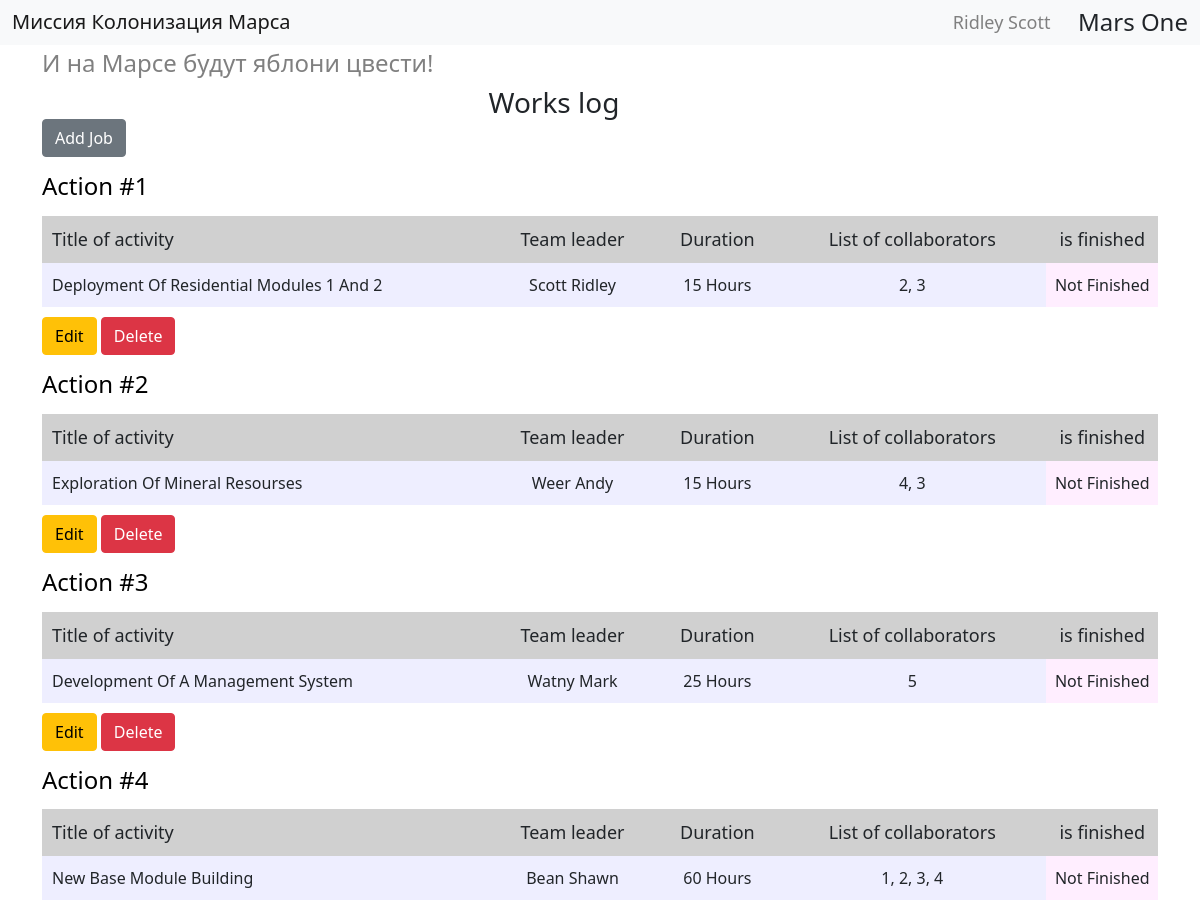
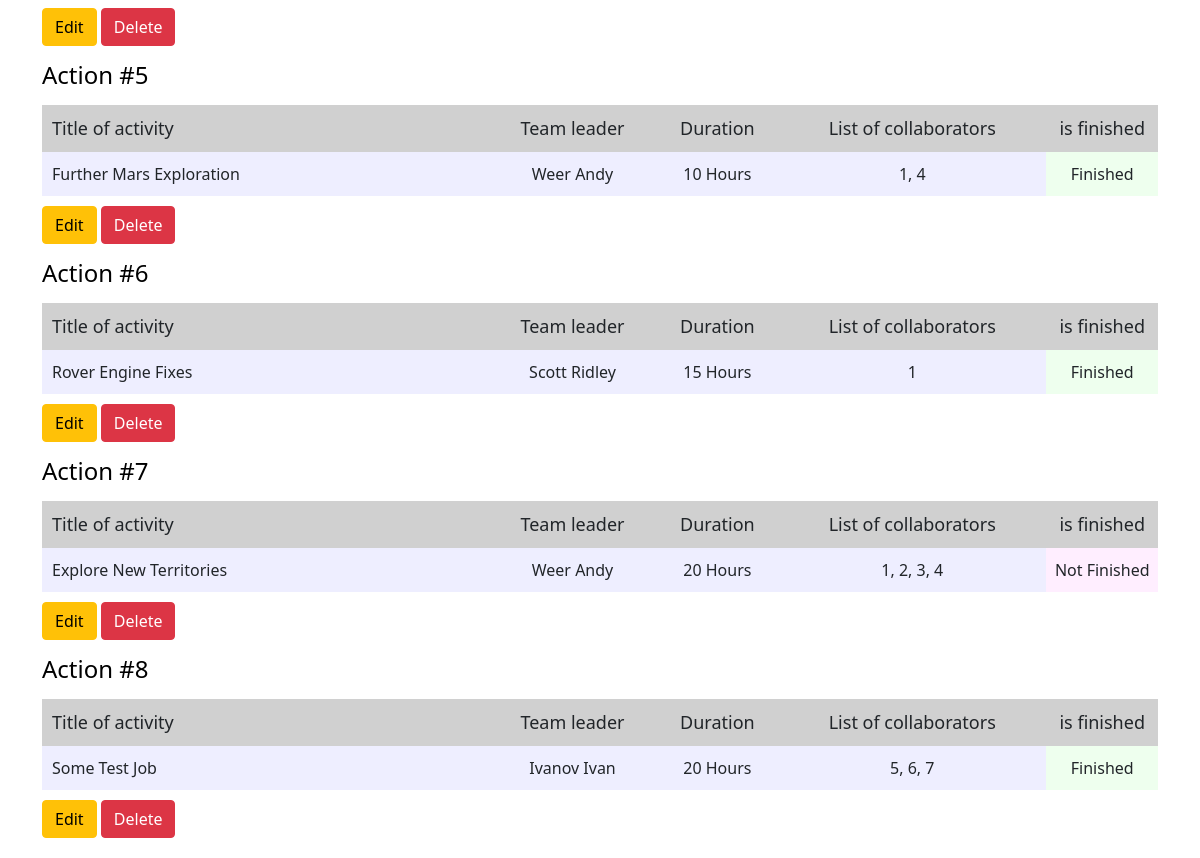
The page / (signed in) on the database its author committed (2 pictures, top to bottom).
### __all_models.py (models this page shows)
class User(SqlAlchemyBase, UserMixin):
    __tablename__ = 'users'
    id = Column(Integer, primary_key=True, autoincrement=True)
    surname = Column(String)
    name = Column(String)
    age = Column(Integer)
    position = Column(String)
    speciality = Column(String)
    address = Column(String)
    email = Column(String, unique=True)
    hashed_password = Column(String, default="password")
    modified_date = Column(DateTime, default=datetime.now)

class Jobs(SqlAlchemyBase):
    __tablename__ = "jobs"
    id = Column(Integer, primary_key=True, autoincrement=True)
    team_leader = Column(Integer, ForeignKey("users.id"))
    job = Column(String)
    work_size = Column(Integer)
    collaborators = Column(String)
    start_date = Column(DateTime)
    end_date = Column(DateTime, nullable=True)
    is_finished = Column(Boolean)

### app.py (the view)
@app.route("/")
def works_log():
    query = session.query(Jobs, User).join(User)
    records = query.all()
    return render_template("works_log.html", title="Журнал работ",
                           records=records, current_user=current_user)

### app.py (called while the page is built)
@login_manager.user_loader
def load_user(user_id):
    return session.query(User).get(user_id)

### templates/works_log.html
{% extends "base.html" %}
{% block content %}
<h3 class="title">Works log</h3>
{% if current_user.is_authenticated %}
    <a href="{{ url_for('add_job') }}" class="btn btn-secondary">Add Job</a>
{% endif %}
{% for job, user in records %}
<a href="/job/{{ job.id }}" class="link"><h4 class="action">Action #{{ loop.index }}</h4></a>
<div class="table-wrapper">
    <table>
        <tr>
            <th>Title of activity</th>
            <th>Team leader</th>
            <th>Duration</th>
            <th>List of collaborators</th>
            <th>is finished</th>
        </tr>
            <tr>
                <td style="width: 40%;">{{ job.job }}</td>
                <td>{{ user.surname }} {{ user.name }}</td>
                <td>{{ job.work_size }} hours</td>
                <td>{{ job.collaborators }}</td>
                {% if job.is_finished %}
                    <td class="is-finished">Finished</td>
                {% else %}
                    <td class="is-not-finished">Not Finished</td>
                {% endif %}
            </tr>
    </table>
    {% if current_user.id == 1 or current_user.id == job.team_leader %}
    <div class="footer-wrapper">
        <a href="/job/{{ job.id }}" class="btn btn-warning">Edit</a>
        <a href="/deljob/{{ job.id }}" class="btn btn-danger">Delete</a>
    </div>
    {% endif %}
</div>
{% endfor %}
{% endblock %}

### templates/base.html (shortened to what this page needs)
<!doctype html>
<html lang="en">
  <head>
    <link href="https://cdn.jsdelivr.net/npm/bootstrap@5.0.0-beta2/dist/css/bootstrap.min.css" rel="stylesheet">
    <link rel="stylesheet" type="text/css" href="{{url_for('static', filename='css/style.css')}}"/>
  </head>
  <body>
    <nav class="navbar navbar-light bg-light">
      <div class="container-fluid">
        <span><a href="/" class="navbar-brand mb-0 h1">Миссия Колонизация Марса</a></span>
        <div class="navbar-inner">
          {% if current_user.is_authenticated %}
            <a href="{{ url_for('logout') }}" class="navbar-name">{{ current_user.name }} {{ current_user.surname }}</a>
          {% else %}
          <div class="buttons-wrapper">
            <a href="{{ url_for('register') }}" class="btn btn-primary">Register</a>
            <a href="{{ url_for('login') }}" class="btn btn-success">Login</a>
          </div>
          {% endif %}
          <span class="nav-item h4 mr-10 mb-0">Mars One</span>
        </div>
      </div>
    </nav>
    <div class="container">
      <h4 class="mt-1">И на Марсе будут яблони цвести!</h4>
      {% block content %}{% endblock %}
    </div>
  </body>
</html>

### static/css/style.css (style rules this page uses)
body { padding-bottom: 20px; }
h4 { color: grey; }
.title { width: 20%; margin: 0 auto; }
.action { color: black; margin-top: 15px; }
table { width: 100%; margin-top: 15px; }
th { background-color: #d0d0d0; font-size: 18px; font-weight: normal; padding-top: 10px; padding-bottom: 10px; text-align: center; }
th:first-child { text-align-last: left; padding-left: 10px; }
td { background-color: #eeeeff; padding-top: 10px; padding-bottom: 10px; text-align: center; text-transform: capitalize; }
td:first-child { text-align-last: left; padding-left: 10px; }
td:last-child { text-transform: none; }
.is-not-finished { background-color: #ffeeff; width: 10%; }
.is-finished { background-color: #eeffee; width: 10%; }
.navbar-inner { display: flex; width: 20%; justify-content: space-between; align-items: center; }
.navbar-name { text-decoration: none; margin: 0; color: #808080; font-size: 18px; transition: all .1s; }
.link { text-decoration: none; }
.footer-wrapper { margin-top: 10px; }

### rows shown on the page
User: name "Ridley", surname "Scott"
Jobs: job "Deployment Of Residential Modules 1 And 2", surname "Scott", name "Ridley", work_size "15", collaborators "2, 3", is_finished "Not Finished"
Jobs: job "Exploration Of Mineral Resourses", surname "Weer", name "Andy", work_size "15", collaborators "4, 3", is_finished "Not Finished"
Jobs: job "Development Of A Management System", surname "Watny", name "Mark", work_size "25", collaborators "5", is_finished "Not Finished"
Jobs: job "New Base Module Building", surname "Bean", name "Shawn", work_size "60", collaborators "1, 2, 3, 4", is_finished "Not Finished"
Jobs: job "Further Mars Exploration", surname "Weer", name "Andy", work_size "10", collaborators "1, 4", is_finished "Finished"
Jobs: job "Rover Engine Fixes", surname "Scott", name "Ridley", work_size "15", collaborators "1", is_finished "Finished"
Jobs: job "Explore New Territories", surname "Weer", name "Andy", work_size "20", collaborators "1, 2, 3, 4", is_finished "Not Finished"
Jobs: job "Some Test Job", surname "Ivanov", name "Ivan", work_size "20", collaborators "5, 6, 7", is_finished "Finished"
